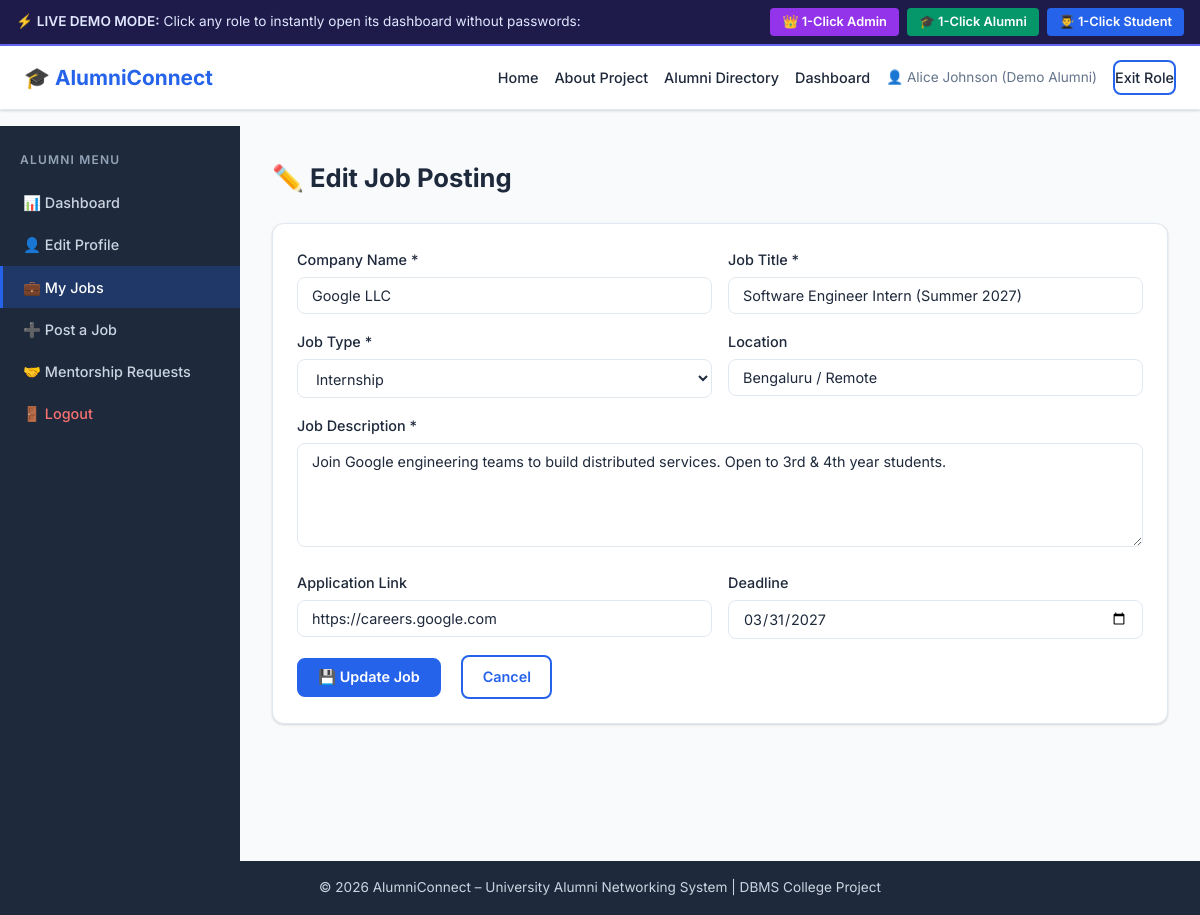
Screenshot of /alumni/jobs/edit/1 with the database file from the repository.
### tables this page shows
CREATE TABLE Job (
        job_id           INTEGER PRIMARY KEY AUTOINCREMENT,
        alumni_id        INTEGER NOT NULL,
        company_name     TEXT NOT NULL,
        job_title        TEXT NOT NULL,
        job_description  TEXT NOT NULL,
        job_type         TEXT NOT NULL,
        application_link TEXT,
        location         TEXT,
        deadline         DATE,
        created_at       TIMESTAMP DEFAULT CURRENT_TIMESTAMP,
        FOREIGN KEY (alumni_id) REFERENCES Alumni(alumni_id) ON DELETE CASCADE
    );

### routes/alumni.py (the view, shortened to what this page needs)
@alumni_bp.route('/jobs/edit/<int:job_id>', methods=['GET', 'POST'])
@alumni_required
def edit_job(job_id):
    job = execute_query("SELECT * FROM Job WHERE job_id=%s", (job_id,), fetchone=True)
    if not job:
        flash('Job not found.', 'danger')
        return redirect(url_for('alumni.my_jobs'))
    return render_template('alumni/edit_job.html', job=job)

### database/db_connection.py (called while the page is built, shortened)
def get_sqlite_connection():
    conn = sqlite3.connect(SQLITE_DB_PATH)
    conn.row_factory = sqlite3.Row
    conn.execute("PRAGMA foreign_keys = ON;")
    return conn

def get_db_connection():
    global USE_SQLITE
    return get_sqlite_connection()

### routes/alumni.py (called while the page is built)
def alumni_required(f):
    @wraps(f)
    def decorated(*args, **kwargs):
        if 'user_id' not in session or session.get('role') != 'alumni':
            session['user_id'] = 2
            session['full_name'] = 'Alice Johnson (Demo Alumni)'
            session['role'] = 'alumni'
            session['email'] = 'alice.johnson@example.com'
        return f(*args, **kwargs)
    return decorated

### templates/alumni/edit_job.html (shortened to what this page needs)
{% extends "base.html" %}
{% block content %}
<div class="dashboard-layout">
    <aside class="sidebar">
        <h3 class="sidebar-title">Alumni Menu</h3>
        <ul class="sidebar-menu">
            <li><a href="{{ url_for('alumni.dashboard') }}">📊 Dashboard</a></li>
            <li><a href="{{ url_for('alumni.edit_profile') }}">👤 Edit Profile</a></li>
            <li><a href="{{ url_for('alumni.my_jobs') }}" class="active">💼 My Jobs</a></li>
            <li><a href="{{ url_for('alumni.add_job') }}">➕ Post a Job</a></li>
            <li><a href="{{ url_for('alumni.mentorship_requests') }}">🤝 Mentorship Requests</a></li>
            <li><a href="{{ url_for('auth.logout') }}" class="logout-link">🚪 Logout</a></li>
        </ul>
    </aside>
    <div class="dashboard-main">
        <div class="dashboard-header">
            <h1>✏️ Edit Job Posting</h1>
        </div>
        <div class="section-card">
            <form method="POST" action="{{ url_for('alumni.edit_job', job_id=job.job_id) }}">
                <div class="form-row">
                    <div class="form-group">
                        <label>Company Name *</label>
                        <input type="text" name="company_name" value="{{ job.company_name }}" required>
                    </div>
                    <div class="form-group">
                        <label>Job Title *</label>
                        <input type="text" name="job_title" value="{{ job.job_title }}" required>
                    </div>
                </div>
                <div class="form-row">
                    <div class="form-group">
                        <label>Job Type *</label>
                        <select name="job_type" required>
                            <option value="Internship" {% if job.job_type=='Internship' %}selected{% endif %}>Internship</option>
                        </select>
                    </div>
                    <div class="form-group">
                        <label>Location</label>
                        <input type="text" name="location" value="{{ job.location or '' }}">
                    </div>
                </div>
                <div class="form-group">
                    <label>Job Description *</label>
                    <textarea name="job_description" rows="5" required>{{ job.job_description }}</textarea>
                </div>
                <div class="form-row">
                    <div class="form-group">
                        <label>Application Link</label>
                        <input type="url" name="application_link" value="{{ job.application_link or '' }}">
                    </div>
                    <div class="form-group">
                        <label>Deadline</label>
                        <input type="date" name="deadline" value="{{ job.deadline or '' }}">
                    </div>
                </div>
                <button type="submit" class="btn">💾 Update Job</button>
                <a href="{{ url_for('alumni.my_jobs') }}" class="btn btn-outline" style="margin-left:1rem;">Cancel</a>
            </form>
        </div>
    </div>
</div>
{% endblock %}

### static/css/style.css (style rules this page uses)
:root { --primary: #2563eb; --primary-dk: #1d4ed8; --secondary: #7c3aed; --success: #16a34a; --warning: #d97706; --danger: #dc2626; --info: #0891b2; --teal: #0f766e; --bg: #f8fafc; --surface: #ffffff; --border: #e2e8f0; --text: #1e293b; --text-muted: #64748b; --sidebar-bg: #1e293b; --sidebar-text: #cbd5e1; --radius: 8px; --radius-lg: 12px; --shadow: 0 1px 3px rgba(0,0,0,.1), 0 1px 2px rgba(0,0,0,.06); --shadow-md: 0 4px 6px rgba(0,0,0,.07), 0 2px 4px rgba(0,0,0,.06); --shadow-lg: 0 10px 15px rgba(0,0,0,.1), 0 4px 6px rgba(0,0,0,.05); }
*, *::before, *::after { box-sizing: border-box; margin: 0; padding: 0; }
html { font-size: 16px; scroll-behavior: smooth; }
body { font-family: 'Inter', system-ui, -apple-system, sans-serif; background: var(--bg); color: var(--text); line-height: 1.6; min-height: 100vh; display: flex; flex-direction: column; }
a { color: var(--primary); text-decoration: none; }
textarea, input, select, button { font-family: inherit; }
.btn { display: inline-flex; align-items: center; gap: 0.4rem; padding: 0.55rem 1.2rem; background: var(--primary); color: #fff; border: 2px solid var(--primary); border-radius: var(--radius); font-weight: 600; font-size: 0.9rem; cursor: pointer; transition: background .2s, color .2s, transform .1s; }
.btn-outline { background: transparent; color: var(--primary); }
.dashboard-layout { display: flex; min-height: calc(100vh - 65px); }
.sidebar { width: 240px; min-height: 100%; flex-shrink: 0; background: var(--sidebar-bg); padding: 1.5rem 0; }
.sidebar-title { color: #94a3b8; font-size: 0.75rem; text-transform: uppercase; letter-spacing: 0.1em; font-weight: 600; padding: 0 1.25rem; margin-bottom: 0.75rem; }
.sidebar-menu { list-style: none; }
.sidebar-menu li a { display: block; padding: 0.6rem 1.25rem; color: var(--sidebar-text); font-weight: 500; font-size: 0.9rem; border-left: 3px solid transparent; transition: background .15s, border-color .15s; }
.sidebar-menu li a.active { background: rgba(37,99,235,.25); border-color: var(--primary); color: #fff; }
.sidebar-menu li a.logout-link { color: #f87171; }
.dashboard-main { flex: 1; padding: 2rem; overflow-y: auto; }
.dashboard-header { display: flex; align-items: center; justify-content: space-between; margin-bottom: 1.5rem; gap: 1rem; flex-wrap: wrap; }
.dashboard-header h1 { font-size: 1.6rem; font-weight: 700; }
.section-card { background: var(--surface); border-radius: var(--radius-lg); padding: 1.5rem; box-shadow: var(--shadow); margin-bottom: 1.5rem; border: 1px solid var(--border); }
.form-group { margin-bottom: 1rem; }
.form-group label { display: block; margin-bottom: 0.375rem; font-weight: 500; font-size: 0.9rem; }
.form-group input, .form-group select, .form-group textarea { width: 100%; padding: 0.55rem 0.875rem; border: 1.5px solid var(--border); border-radius: var(--radius); font-size: 0.9rem; color: var(--text); background: var(--surface); transition: border-color .2s; }
.form-row { display: grid; grid-template-columns: repeat(auto-fit, minmax(220px, 1fr)); gap: 1rem; }

### rows the page displays
Job: company_name "Google LLC", job_title "Software Engineer Intern (Summer 2027)", job_type "Internship", location "Bengaluru / Remote", job_description "Join Google engineering teams to build distributed services. Open to 3rd & 4th year students.", application_link "https://careers.google.com", deadline "03/31/2027"

### other values shown
{{ session.get('full_name', 'Guest') }} "Alice Johnson (Demo Alumni)"
